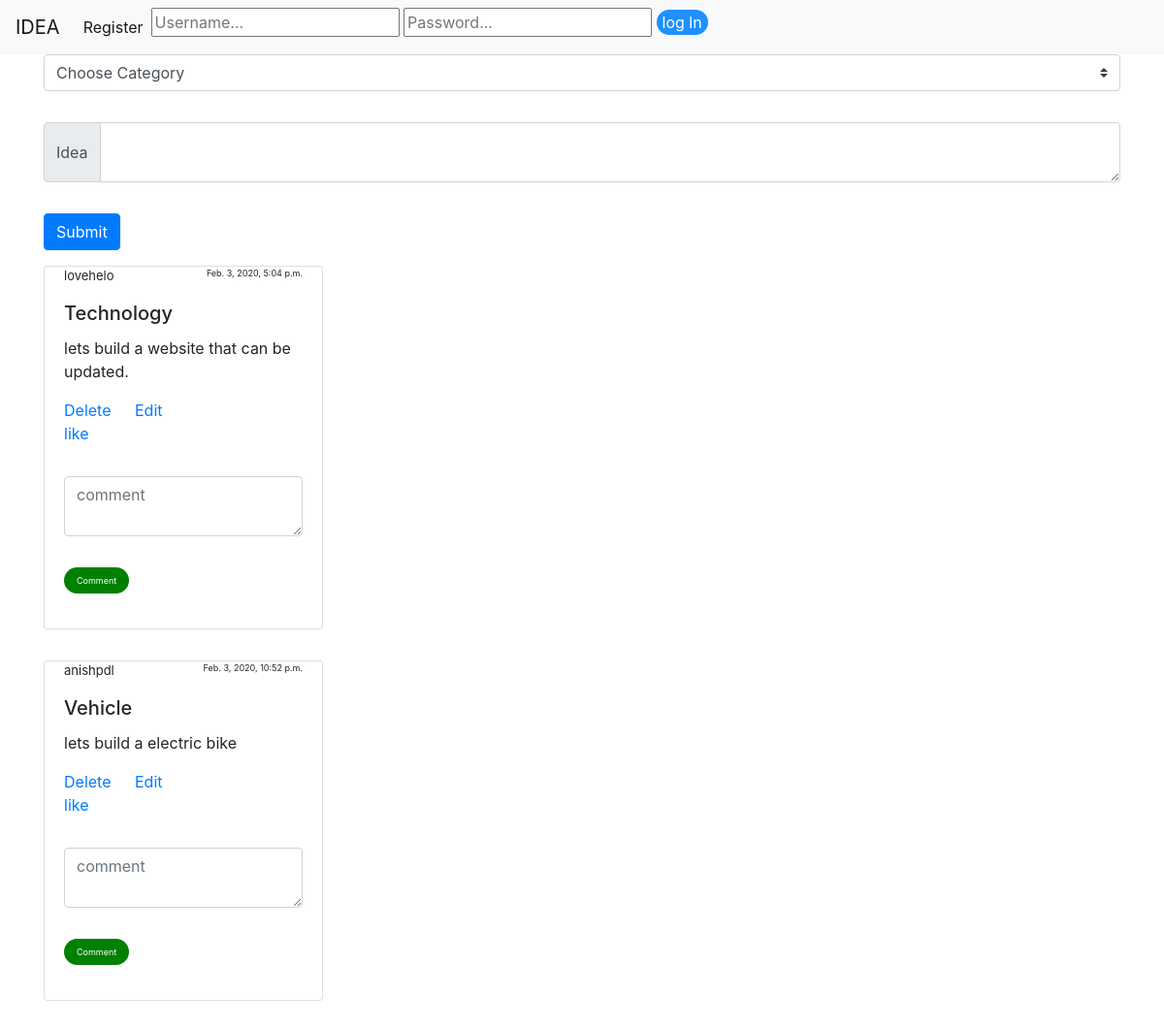
Before: /home/ with the older database file.
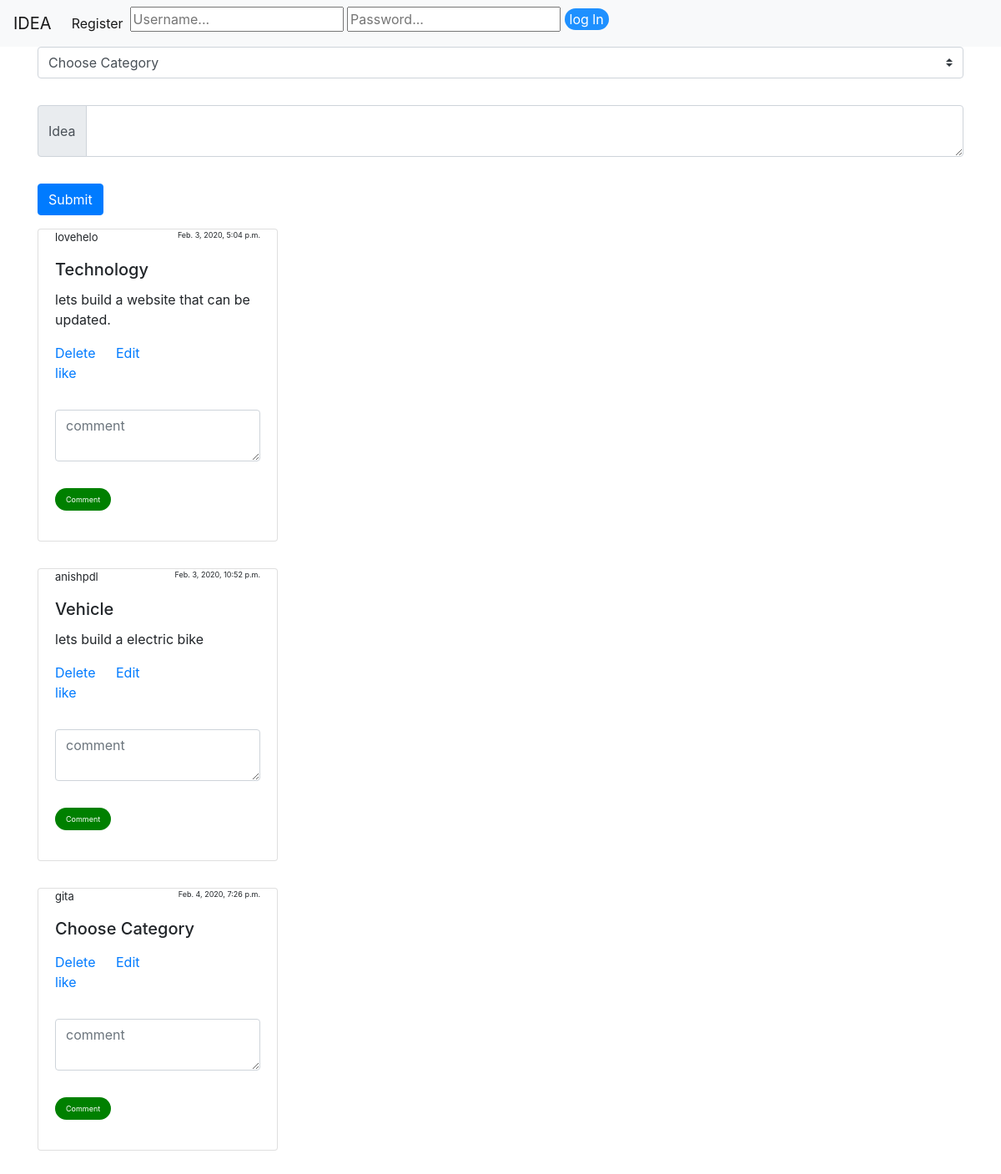
After: the same page with the newer database file.
### main/models.py (models this page shows, shortened)
class idea(models.Model):
    ideaPeacher= models.ForeignKey(User, on_delete=models.CASCADE, default=None)
    Post_idea = models.TextField()
    date_created = models.DateTimeField(default=datetime.now())
    category = models.ManyToManyField(category)
    Like = models.ManyToManyField(User, default=True, related_name='post_like')

class category(models.Model):
    category   = models.CharField(max_length=100)

### main/views.py (the view)
def homepage(request):
    i = idea.objects.all()
    query = ""
    if request.GET:
        query = request.GET['q']
        i = get_data_queryset(str(query))
    return render(request,"main/home.html", context={"ideas":i})

### main/templates/main/home.html (shortened to what this page needs)
{% extends 'main/header.html' %}
{% block content %}
{% load crispy_forms_tags %}
{% if ideas %}
<div>
  <form method="post" , action="submitidea/">
    <select class="custom-select" name="dropdown">
      <option selected>Choose Category</option>
    </select>
    <div class="input-group" style="margin-top: 2rem; margin-bottom: 2rem;">
      <div class="input-group-prepend">
        <span class="input-group-text">Idea</span>
      </div>
      <textarea class="form-control" aria-label="With textarea" name="idea"></textarea>
    </div>
    <button type="Submit" class="btn btn-primary">Submit</button>
  </form>
</div>
<div>
  {% for i in ideas %}
  <div class="card" style="width: 18rem; margin-bottom: 2rem; margin-top: 1rem; ">
    <div class="card-body">
      <p style="font-size:13px;margin-top:-20px">{{i.ideaPeacher}} <Span style="font-size:9px;float:right;">{{i.date_created}}</Span></p>
      <h5 class="card-title">{% for c in i.category.all %}
        {{c.category}}{% endfor %}</h5>
      <p class="card-text">{{i.Post_idea}}</p>
      <a href="{% url 'delete_idea' i.pk %}" class="card-link">Delete</a>
      <a href="{% url 'edit_idea' i.pk %}" class="card-link">Edit</a>
      <p>{{instance.like.count}}<a href='{{instance.get_like_url}}'>like</a></p>
      <form method='Post', action='submitcomment/'>
        <div class="input-group" style="margin-top: 2rem; margin-bottom: 2rem;">
          <textarea class="form-control" aria-label="With textarea" name="comment" placeholder='comment'></textarea>
        </div>
        <button type="Submit" id='commentbtn' class="btn" style="background-color: green;border-radius:20px;font-size:9px;color:white;">Comment</button>
      </form>
    </div>
  </div>
  {% endfor %}
  {% endif %}
</div>
{% endblock %}

### main/templates/main/header.html (shortened to what this page needs)
<head>
    {% load static %}
    <link rel="stylesheet" href="https://stackpath.bootstrapcdn.com/bootstrap/4.4.1/css/bootstrap.min.css">
</head>
{% include "main/navbar.html" %}
<div class="container">
    {% block content %}
    {% endblock %}
</div>

### main/templates/main/navbar.html (shortened to what this page needs)
<nav class="navbar navbar-expand-lg navbar-light bg-light">
  <a class="navbar-brand" href="#">IDEA</a>
  <div class="collapse navbar-collapse" id="navbarSupportedContent">
    <ul class="navbar-nav mr-auto">
      {% if user.is_authenticated %}
      <li class="nav-item active">
        <a class="nav-link" href="/home">Home <span class="sr-only">(current)</span></a>
      </li>
      <li class="nav-item active">
        <a class="nav-link" href="/profile">{{user.username}}</a>
      </li>
      <li class="nav-item active">
        <a class="nav-link" href="/idea">Post</a>
      </li>
      <li class="nav-item active">
        <a class="nav-link" href="/logout">Logout</a>
      </li>
    </ul>
    <form class="form-inline my-2 my-lg-0" method="get">
      <input class="form-control mr-sm-2" type="text" placeholder="Search" aria-label="Search" value="{{query}}"
        name="q">
      <button class="btn btn-outline-success my-2 my-sm-0" type="submit">Search</button>
    </form>
    {% else %}
    <li class="nav-item active">
      <a class="nav-link" href="/register">Register </a>
    </li>
    <div >
      <form method="POST" action="{% url 'login' %}" >
            <div style='float:right'>
              <input type="text" name="username" placeholder="Username..." >
              <input type="password" name="password" placeholder="Password..." >
              <button style="border-radius:20px;background-color:dodgerblue;color:white;border:none" value="Login" type="submit">log ln</button>
            </div>
      </form>
    </div>
    {% endif %}
  </div>
</nav>

Changed rows visible on the page:
added idea: ideaPeacher "gita", date_created "Feb. 4, 2020, 7:26 p.m."
added category: category "Choose Category", shown under "gita"
